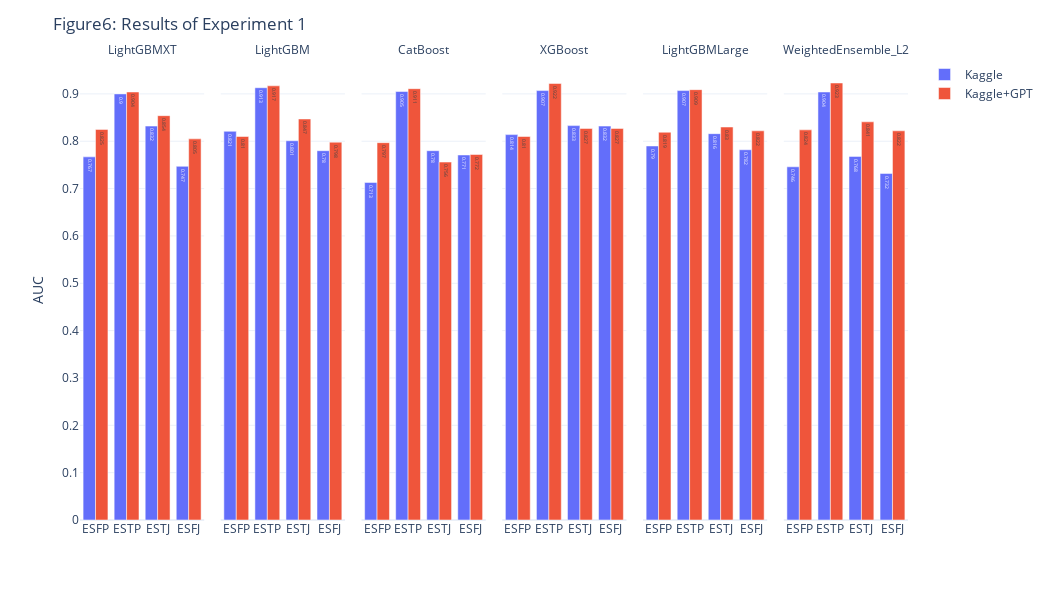

Notebook source saved alongside this figure:
### Markdown cell above
## Experiment 1

### Code cell
figs['실험1결과요약'].layout['title']['text']='Figure6: Results of Experiment 1'
figs['실험1결과요약'].layout['width']=1050
figs['실험1결과요약'].layout['height']=600
figs['실험1결과요약']

### Figure 1 — Plotly figure (JSON) as saved in the notebook; plotly's stock layout.template omitted (floating-point values rounded to 4 significant figures)
{"data": [{"alignmentgroup": "True", "hovertemplate": "시나리오=Kaggle<br>Method=LightGBMXT<br>Type=%{x}<br>Value=%{text}<extra></extra>", "legendgroup": "Kaggle", "marker": {"color": "#636efa", "pattern": {"shape": ""}}, "name": "Kaggle", "offsetgroup": "Kaggle", "orientation": "v", "showlegend": true, "text": [0.767, 0.9, 0.832, 0.747], "textposition": "auto", "type": "bar", "x": ["ESFP", "ESTP", "ESTJ", "ESFJ"], "xaxis": "x", "y": [0.767, 0.9, 0.832, 0.747], "yaxis": "y"}, {"alignmentgroup": "True", "hovertemplate": "시나리오=Kaggle<br>Method=LightGBM<br>Type=%{x}<br>Value=%{text}<extra></extra>", "legendgroup": "Kaggle", "marker": {"color": "#636efa", "pattern": {"shape": ""}}, "name": "Kaggle", "offsetgroup": "Kaggle", "orientation": "v", "showlegend": false, "text": [0.821, 0.913, 0.801, 0.78], "textposition": "auto", "type": "bar", "x": ["ESFP", "ESTP", "ESTJ", "ESFJ"], "xaxis": "x2", "y": [0.821, 0.913, 0.801, 0.78], "yaxis": "y2"}, {"alignmentgroup": "True", "hovertemplate": "시나리오=Kaggle<br>Method=CatBoost<br>Type=%{x}<br>Value=%{text}<extra></extra>", "legendgroup": "Kaggle", "marker": {"color": "#636efa", "pattern": {"shape": ""}}, "name": "Kaggle", "offsetgroup": "Kaggle", "orientation": "v", "showlegend": false, "text": [0.713, 0.905, 0.78, 0.771], "textposition": "auto", "type": "bar", "x": ["ESFP", "ESTP", "ESTJ", "ESFJ"], "xaxis": "x3", "y": [0.713, 0.905, 0.78, 0.771], "yaxis": "y3"}, {"alignmentgroup": "True", "hovertemplate": "시나리오=Kaggle<br>Method=XGBoost<br>Type=%{x}<br>Value=%{text}<extra></extra>", "legendgroup": "Kaggle", "marker": {"color": "#636efa", "pattern": {"shape": ""}}, "name": "Kaggle", "offsetgroup": "Kaggle", "orientation": "v", "showlegend": false, "text": [0.814, 0.907, 0.833, 0.832], "textposition": "auto", "type": "bar", "x": ["ESFP", "ESTP", "ESTJ", "ESFJ"], "xaxis": "x4", "y": [0.814, 0.907, 0.833, 0.832], "yaxis": "y4"}, {"alignmentgroup": "True", "hovertemplate": "시나리오=Kaggle<br>Method=LightGBMLarge<br>Type=%{x}<br>Value=%{text}<extra></extra>", "legendgroup": "Kaggle", "marker": {"color": "#636efa", "pattern": {"shape": ""}}, "name": "Kaggle", "offsetgroup": "Kaggle", "orientation": "v", "showlegend": false, "text": [0.79, 0.907, 0.816, 0.782], "textposition": "auto", "type": "bar", "x": ["ESFP", "ESTP", "ESTJ", "ESFJ"], "xaxis": "x5", "y": [0.79, 0.907, 0.816, 0.782], "yaxis": "y5"}, {"alignmentgroup": "True", "hovertemplate": "시나리오=Kaggle<br>Method=WeightedEnsemble_L2<br>Type=%{x}<br>Value=%{text}<extra></extra>", "legendgroup": "Kaggle", "marker": {"color": "#636efa", "pattern": {"shape": ""}}, "name": "Kaggle", "offsetgroup": "Kaggle", "orientation": "v", "showlegend": false, "text": [0.746, 0.904, 0.768, 0.732], "textposition": "auto", "type": "bar", "x": ["ESFP", "ESTP", "ESTJ", "ESFJ"], "xaxis": "x6", "y": [0.746, 0.904, 0.768, 0.732], "yaxis": "y6"}, {"alignmentgroup": "True", "hovertemplate": "시나리오=Kaggle+GPT<br>Method=LightGBMXT<br>Type=%{x}<br>Value=%{text}<extra></extra>", "legendgroup": "Kaggle+GPT", "marker": {"color": "#EF553B", "pattern": {"shape": ""}}, "name": "Kaggle+GPT", "offsetgroup": "Kaggle+GPT", "orientation": "v", "showlegend": true, "text": [0.825, 0.904, 0.854, 0.805], "textposition": "auto", "type": "bar", "x": ["ESFP", "ESTP", "ESTJ", "ESFJ"], "xaxis": "x", "y": [0.825, 0.904, 0.854, 0.805], "yaxis": "y"}, {"alignmentgroup": "True", "hovertemplate": "시나리오=Kaggle+GPT<br>Method=LightGBM<br>Type=%{x}<br>Value=%{text}<extra></extra>", "legendgroup": "Kaggle+GPT", "marker": {"color": "#EF553B", "pattern": {"shape": ""}}, "name": "Kaggle+GPT", "offsetgroup": "Kaggle+GPT", "orientation": "v", "showlegend": false, "text": [0.81, 0.917, 0.847, 0.798], "textposition": "auto", "type": "bar", "x": ["ESFP", "ESTP", "ESTJ", "ESFJ"], "xaxis": "x2", "y": [0.81, 0.917, 0.847, 0.798], "yaxis": "y2"}, {"alignmentgroup": "True", "hovertemplate": "시나리오=Kaggle+GPT<br>Method=CatBoost<br>Type=%{x}<br>Value=%{text}<extra></extra>", "legendgroup": "Kaggle+GPT", "marker": {"color": "#EF553B", "pattern": {"shape": ""}}, "name": "Kaggle+GPT", "offsetgroup": "Kaggle+GPT", "orientation": "v", "showlegend": false, "text": [0.797, 0.911, 0.756, 0.772], "textposition": "auto", "type": "bar", "x": ["ESFP", "ESTP", "ESTJ", "ESFJ"], "xaxis": "x3", "y": [0.797, 0.911, 0.756, 0.772], "yaxis": "y3"}, {"alignmentgroup": "True", "hovertemplate": "시나리오=Kaggle+GPT<br>Method=XGBoost<br>Type=%{x}<br>Value=%{text}<extra></extra>", "legendgroup": "Kaggle+GPT", "marker": {"color": "#EF553B", "pattern": {"shape": ""}}, "name": "Kaggle+GPT", "offsetgroup": "Kaggle+GPT", "orientation": "v", "showlegend": false, "text": [0.81, 0.922, 0.827, 0.827], "textposition": "auto", "type": "bar", "x": ["ESFP", "ESTP", "ESTJ", "ESFJ"], "xaxis": "x4", "y": [0.81, 0.922, 0.827, 0.827], "yaxis": "y4"}, {"alignmentgroup": "True", "hovertemplate": "시나리오=Kaggle+GPT<br>Method=LightGBMLarge<br>Type=%{x}<br>Value=%{text}<extra></extra>", "legendgroup": "Kaggle+GPT", "marker": {"color": "#EF553B", "pattern": {"shape": ""}}, "name": "Kaggle+GPT", "offsetgroup": "Kaggle+GPT", "orientation": "v", "showlegend": false, "text": [0.819, 0.909, 0.83, 0.822], "textposition": "auto", "type": "bar", "x": ["ESFP", "ESTP", "ESTJ", "ESFJ"], "xaxis": "x5", "y": [0.819, 0.909, 0.83, 0.822], "yaxis": "y5"}, {"alignmentgroup": "True", "hovertemplate": "시나리오=Kaggle+GPT<br>Method=WeightedEnsemble_L2<br>Type=%{x}<br>Value=%{text}<extra></extra>", "legendgroup": "Kaggle+GPT", "marker": {"color": "#EF553B", "pattern": {"shape": ""}}, "name": "Kaggle+GPT", "offsetgroup": "Kaggle+GPT", "orientation": "v", "showlegend": false, "text": [0.824, 0.923, 0.841, 0.822], "textposition": "auto", "type": "bar", "x": ["ESFP", "ESTP", "ESTJ", "ESFJ"], "xaxis": "x6", "y": [0.824, 0.923, 0.841, 0.822], "yaxis": "y6"}], "layout": {"annotations": [{"showarrow": false, "text": "LightGBMXT", "x": 0.075, "xanchor": "center", "xref": "paper", "y": 1, "yanchor": "bottom", "yref": "paper"}, {"showarrow": false, "text": "LightGBM", "x": 0.245, "xanchor": "center", "xref": "paper", "y": 1, "yanchor": "bottom", "yref": "paper"}, {"showarrow": false, "text": "CatBoost", "x": 0.415, "xanchor": "center", "xref": "paper", "y": 1, "yanchor": "bottom", "yref": "paper"}, {"showarrow": false, "text": "XGBoost", "x": 0.585, "xanchor": "center", "xref": "paper", "y": 1, "yanchor": "bottom", "yref": "paper"}, {"showarrow": false, "text": "LightGBMLarge", "x": 0.755, "xanchor": "center", "xref": "paper", "y": 1, "yanchor": "bottom", "yref": "paper"}, {"showarrow": false, "text": "WeightedEnsemble_L2", "x": 0.925, "xanchor": "center", "xref": "paper", "y": 1, "yanchor": "bottom", "yref": "paper"}], "barmode": "group", "height": 600, "legend": {"title": {"text": ""}, "tracegroupgap": 0}, "margin": {"t": 60}, "title": {"text": "Figure6: Results of Experiment 1"}, "width": 1050, "xaxis": {"anchor": "y", "autorange": true, "domain": [0, 0.15], "range": [-0.5, 3.5], "title": {"text": ""}, "type": "category"}, "xaxis2": {"anchor": "y2", "autorange": true, "domain": [0.17, 0.32], "matches": "x", "range": [-0.5, 3.5], "title": {"text": ""}, "type": "category"}, "xaxis3": {"anchor": "y3", "autorange": true, "domain": [0.34, 0.49], "matches": "x", "range": [-0.5, 3.5], "title": {"text": ""}, "type": "category"}, "xaxis4": {"anchor": "y4", "autorange": true, "domain": [0.51, 0.66], "matches": "x", "range": [-0.5, 3.5], "title": {"text": ""}, "type": "category"}, "xaxis5": {"anchor": "y5", "autorange": true, "domain": [0.68, 0.83], "matches": "x", "range": [-0.5, 3.5], "title": {"text": ""}, "type": "category"}, "xaxis6": {"anchor": "y6", "autorange": true, "domain": [0.85, 1], "matches": "x", "range": [-0.5, 3.5], "title": {"text": ""}, "type": "category"}, "yaxis": {"anchor": "x", "autorange": true, "domain": [0, 1], "range": [0, 0.9716], "title": {"text": "AUC"}, "type": "linear"}, "yaxis2": {"anchor": "x2", "autorange": true, "domain": [0, 1], "matches": "y", "range": [0, 0.9716], "showticklabels": false, "type": "linear"}, "yaxis3": {"anchor": "x3", "autorange": true, "domain": [0, 1], "matches": "y", "range": [0, 0.9716], "showticklabels": false, "type": "linear"}, "yaxis4": {"anchor": "x4", "autorange": true, "domain": [0, 1], "matches": "y", "range": [0, 0.9716], "showticklabels": false, "type": "linear"}, "yaxis5": {"anchor": "x5", "autorange": true, "domain": [0, 1], "matches": "y", "range": [0, 0.9716], "showticklabels": false, "type": "linear"}, "yaxis6": {"anchor": "x6", "autorange": true, "domain": [0, 1], "matches": "y", "range": [0, 0.9716], "showticklabels": false, "type": "linear"}}}
